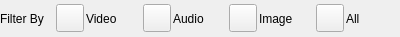
<?xml version="1.0" encoding="UTF-8"?>
<ui version="4.0">
 <class>FileFilterSelectWidgetUi</class>
 <widget class="QFrame" name="FileFilterSelectWidgetUi">
  <property name="geometry">
   <rect>
    <x>0</x>
    <y>0</y>
    <width>400</width>
    <height>37</height>
   </rect>
  </property>
  <property name="sizePolicy">
   <sizepolicy hsizetype="Expanding" vsizetype="Preferred">
    <horstretch>0</horstretch>
    <verstretch>0</verstretch>
   </sizepolicy>
  </property>
  <property name="minimumSize">
   <size>
    <width>0</width>
    <height>0</height>
   </size>
  </property>
  <property name="windowTitle">
   <string>Form</string>
  </property>
  <property name="styleSheet">
   <string notr="true"/>
  </property>
  <layout class="QHBoxLayout" name="horizontalLayout">
   <property name="spacing">
    <number>2</number>
   </property>
   <property name="leftMargin">
    <number>0</number>
   </property>
   <property name="topMargin">
    <number>0</number>
   </property>
   <property name="rightMargin">
    <number>0</number>
   </property>
   <property name="bottomMargin">
    <number>0</number>
   </property>
   <item>
    <widget class="QLabel" name="label">
     <property name="sizePolicy">
      <sizepolicy hsizetype="Minimum" vsizetype="Preferred">
       <horstretch>0</horstretch>
       <verstretch>0</verstretch>
      </sizepolicy>
     </property>
     <property name="text">
      <string>Filter By</string>
     </property>
    </widget>
   </item>
   <item>
    <widget class="VxPushButton" name="m_FileTypeVideoButton">
     <property name="minimumSize">
      <size>
       <width>28</width>
       <height>28</height>
      </size>
     </property>
     <property name="maximumSize">
      <size>
       <width>28</width>
       <height>28</height>
      </size>
     </property>
     <property name="text">
      <string notr="true"/>
     </property>
     <property name="iconSize">
      <size>
       <width>28</width>
       <height>28</height>
      </size>
     </property>
    </widget>
   </item>
   <item>
    <widget class="VxLabel" name="m_VideoLabel">
     <property name="text">
      <string>Video</string>
     </property>
    </widget>
   </item>
   <item>
    <widget class="VxPushButton" name="m_FileTypeAudioButton">
     <property name="minimumSize">
      <size>
       <width>28</width>
       <height>28</height>
      </size>
     </property>
     <property name="maximumSize">
      <size>
       <width>28</width>
       <height>28</height>
      </size>
     </property>
     <property name="text">
      <string notr="true"/>
     </property>
     <property name="iconSize">
      <size>
       <width>28</width>
       <height>28</height>
      </size>
     </property>
    </widget>
   </item>
   <item>
    <widget class="VxLabel" name="m_AudioLabel">
     <property name="text">
      <string>Audio</string>
     </property>
    </widget>
   </item>
   <item>
    <widget class="VxPushButton" name="m_FileTypeImageButton">
     <property name="minimumSize">
      <size>
       <width>28</width>
       <height>28</height>
      </size>
     </property>
     <property name="maximumSize">
      <size>
       <width>28</width>
       <height>28</height>
      </size>
     </property>
     <property name="text">
      <string notr="true"/>
     </property>
     <property name="iconSize">
      <size>
       <width>28</width>
       <height>28</height>
      </size>
     </property>
    </widget>
   </item>
   <item>
    <widget class="VxLabel" name="m_ImageLabel">
     <property name="text">
      <string>Image</string>
     </property>
    </widget>
   </item>
   <item>
    <widget class="VxPushButton" name="m_FileTypeAllButton">
     <property name="minimumSize">
      <size>
       <width>28</width>
       <height>28</height>
      </size>
     </property>
     <property name="maximumSize">
      <size>
       <width>28</width>
       <height>28</height>
      </size>
     </property>
     <property name="text">
      <string notr="true"/>
     </property>
     <property name="iconSize">
      <size>
       <width>28</width>
       <height>28</height>
      </size>
     </property>
    </widget>
   </item>
   <item>
    <widget class="VxLabel" name="m_AllLabel">
     <property name="text">
      <string>All</string>
     </property>
    </widget>
   </item>
  </layout>
 </widget>
 <customwidgets>
  <customwidget>
   <class>VxPushButton</class>
   <extends>QPushButton</extends>
   <header>VxPushButton.h</header>
  </customwidget>
  <customwidget>
   <class>VxLabel</class>
   <extends>QLabel</extends>
   <header>VxLabel.h</header>
  </customwidget>
 </customwidgets>
 <resources/>
 <connections/>
</ui>
